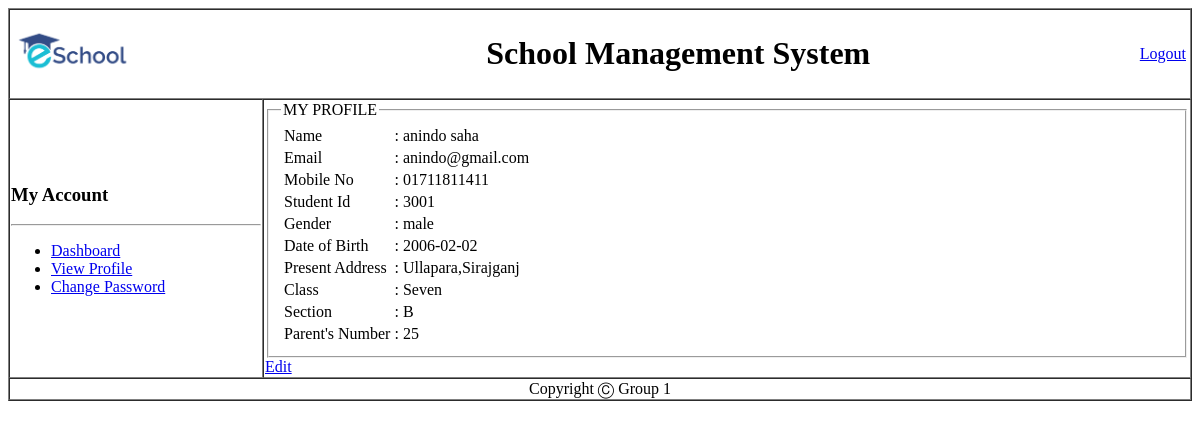
/student/view/viewprofile.php (signed in), run on an earlier commit of the app's database.
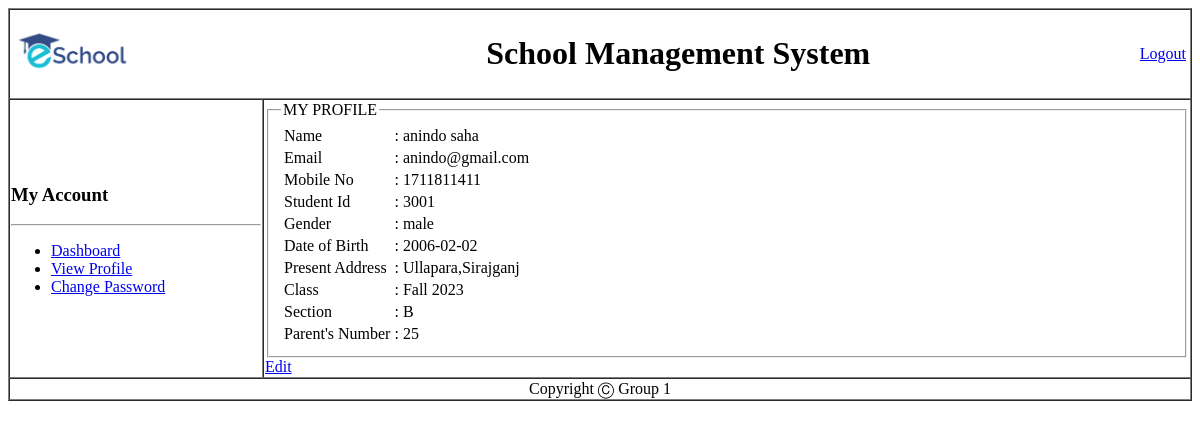
And on a later commit of the database.
### tables this page shows
CREATE TABLE `student` (
  `id` varchar(20) NOT NULL,
  `name` varchar(70) NOT NULL,
  `email` varchar(70) NOT NULL,
  `mobile` varchar(70) NOT NULL,
  `gender` varchar(70) NOT NULL,
  `dob` varchar(10) NOT NULL,
  `class` varchar(10) NOT NULL,
  `section` varchar(10) NOT NULL,
  `roll` varchar(70) NOT NULL,
  `p_address` varchar(70) NOT NULL,
  `password` varchar(70) NOT NULL,
  `marks` varchar(10) NOT NULL
);

### student/Model/DatabaseConnection.php (called while the page is built, shortened)
<?php
	function getUserById($Id){
		$conn = getConnection();
		$sql = "select * from student where id='{$Id}'";
		$result = mysqli_query($conn, $sql);
		$row = mysqli_fetch_assoc($result);
		return $row;
	}
?>

### student/View/viewprofile.php (the view, shortened to what this page needs)
<?php
include('header.php');
include_once('../model/DatabaseConnection.php');
$viemyinfo = getUserbyid($_COOKIE['id']);
?>
<?php include('sideBar.php'); ?>
        <td>
            <fieldset>
                <legend>MY PROFILE</legend>
            <form class="" action="" method="post">
               <table>
               <tr>
                <td>Name</td>
                <td>:</td>
                <td><?php echo $viemyinfo['name']; ?></td>
               </tr>
               <tr>
                <td>Email</td>
                <td>:</td>
                <td><?php echo $viemyinfo['email']; ?></td>
               </tr>
               <tr>
                <td>Mobile No</td>
                <td>:</td>
                <td><?php echo $viemyinfo['mobile']; ?></td>
               </tr>
               <tr>
                <td>Student Id</td>
                <td>:</td>
                <td> <?php echo $viemyinfo['id']; ?></td>
               </tr>
               <tr>
                <td>Gender</td>
                <td>:</td>
                <td><?php echo $viemyinfo['gender']; ?></td>
               </tr>
               <tr>
                <td>Date of Birth</td>
                <td>:</td>
                <td><?php echo $viemyinfo['dob']; ?></td>
               </tr>
               <tr>
                <td>Present Address</td>
                <td>:</td>
                <td><?php echo $viemyinfo['p_address']; ?></td>
               </tr>
               <tr>
                <td>Class</td>
                <td>:</td>
                <td><?php echo $viemyinfo['class']; ?></td>
               </tr>
               <tr>
                <td>Section</td>
                <td>:</td>
                <td><?php echo $viemyinfo['section']; ?></td>
               </tr>
               <tr>
                <td>Parent's Number</td>
                <td>:</td>
                <td><?php echo $viemyinfo['roll']; ?></td>
               </tr>
               </table>
            </form>
            </fieldset>
            <a href="edit.php">Edit</a>
        </td>
      </tr>
      <?php include('footer.php'); ?>

What changed in the data, as far as the page shows it:
changed student "anindo saha": mobile "01711811411" → "1711811411"; class "Seven" → "Fall 2023"
